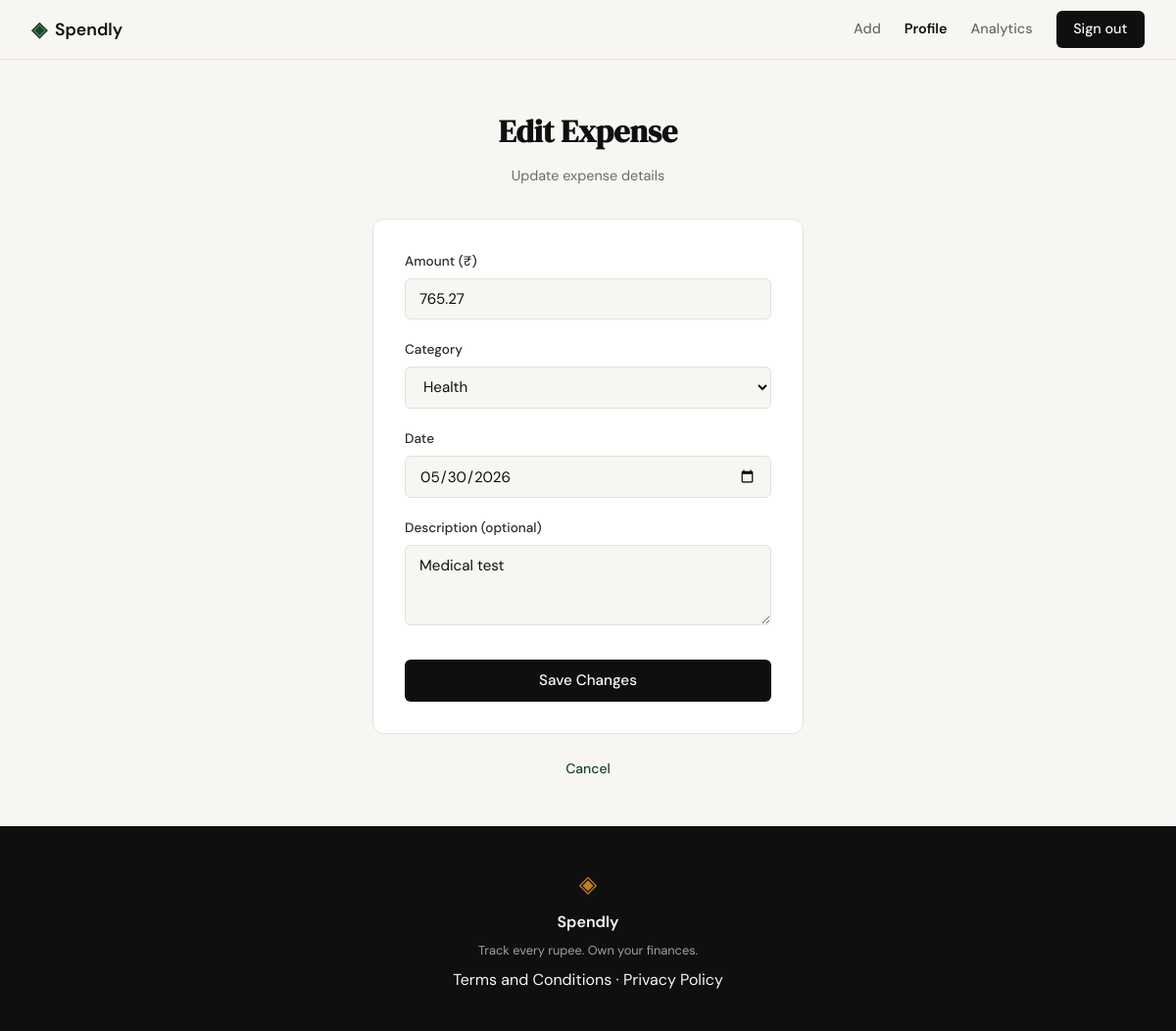
The page /expenses/18/edit (signed in) on the database its author committed.
### tables this page shows
CREATE TABLE expenses (
            id INTEGER PRIMARY KEY AUTOINCREMENT,
            user_id INTEGER NOT NULL,
            amount REAL NOT NULL,
            category TEXT NOT NULL,
            date TEXT NOT NULL,
            description TEXT,
            created_at TEXT DEFAULT CURRENT_TIMESTAMP,
            FOREIGN KEY (user_id) REFERENCES users(id) ON DELETE CASCADE
        );

### app.py (the view, shortened to what this page needs)
@app.route("/expenses/<int:id>/edit", methods=["GET", "POST"])
def edit_expense(id):
    if not is_logged_in():
        return redirect(url_for("login"))
    user_id = session.get("user_id")
    expense = get_expense_by_id(id, user_id)
    if expense is None:
        abort(404)
    categories = ["Food", "Transport", "Bills", "Health", "Entertainment", "Shopping", "Other"]
    return render_template("edit_expense.html",
                         expense=expense,
                         categories=categories,
                         active_page="profile")

### app.py (called while the page is built)
def is_logged_in():
    return "user_id" in session

@app.context_processor
def inject_user():
    return dict(is_logged_in=is_logged_in())

### database/db.py (called while the page is built)
def get_db():
    conn = sqlite3.connect("spendly.db")
    conn.row_factory = sqlite3.Row
    conn.execute("PRAGMA foreign_keys = ON")
    return conn

def get_expense_by_id(expense_id, user_id):
    conn = get_db()
    cursor = conn.cursor()
    cursor.execute(
        "SELECT id, user_id, amount, category, date, description FROM expenses WHERE id = ? AND user_id = ?",
        (expense_id, user_id)
    )
    row = cursor.fetchone()
    conn.close()
    if row:
        return dict(row)
    return None

### templates/edit_expense.html (shortened to what this page needs)
{% extends "base.html" %}
{% block content %}
<section class="auth-section">
    <div class="auth-container">
        <div class="auth-header">
            <h1 class="auth-title">Edit Expense</h1>
            <p class="auth-subtitle">Update expense details</p>
        </div>
        <div class="auth-card">
            <form method="POST" action="{{ url_for('edit_expense', id=expense.id) }}">
                <div class="form-group">
                    <label for="amount">Amount (₹)</label>
                    <input type="number" id="amount" name="amount"
                           class="form-input" placeholder="0.00"
                           step="0.01" min="0.01" required
                           value="{{ expense.amount if expense.amount else '' }}" autofocus>
                </div>
                <div class="form-group">
                    <label for="category">Category</label>
                    <select id="category" name="category" class="form-input" required>
                        {% for cat in categories %}
                        <option value="{{ cat }}" {% if expense.category == cat %}selected{% endif %}>{{ cat }}</option>
                        {% endfor %}
                    </select>
                </div>
                <div class="form-group">
                    <label for="date">Date</label>
                    <input type="date" id="date" name="date"
                           class="form-input"
                           value="{{ expense.date if expense.date else '' }}" required>
                </div>
                <div class="form-group">
                    <label for="description">Description (optional)</label>
                    <textarea id="description" name="description"
                              class="form-input" rows="3"
                              placeholder="What was this expense for?">{{ expense.description if expense.description else '' }}</textarea>
                </div>
                <button type="submit" class="btn-submit">Save Changes</button>
            </form>
        </div>
        <p class="auth-switch">
            <a href="{{ url_for('profile') }}">Cancel</a>
        </p>
    </div>
</section>
{% endblock %}

### static/css/style.css (style rules this page uses)
:root { --ink: #0f0f0f; --ink-soft: #2d2d2d; --ink-muted: #6b6b6b; --ink-faint: #a0a0a0; --paper: #f7f6f3; --paper-warm: #f0ede6; --paper-card: #ffffff; --accent: #1a472a; --accent-light: #e8f0eb; --accent-2: #c17f24; --accent-2-light: #fdf3e3; --danger: #c0392b; --danger-light: #fdecea; --border: #e4e1da; --border-soft: #eeebe4; --font-display: 'DM Serif Display', Georgia, serif; --font-body: 'DM Sans', system-ui, sans-serif; --max-width: 1200px; --auth-width: 440px; --radius-sm: 6px; --radius-md: 12px; --radius-lg: 20px; }
*, *::before, *::after { box-sizing: border-box; margin: 0; padding: 0; }
html { font-size: 16px; scroll-behavior: smooth; }
body { background: var(--paper); color: var(--ink); font-family: var(--font-body); font-size: 1rem; line-height: 1.6; -webkit-font-smoothing: antialiased; }
a { color: inherit; text-decoration: none; }
.auth-section { min-height: calc(100vh - 60px - 100px); display: flex; align-items: center; justify-content: center; padding: 3rem 2rem; }
.auth-container { width: 100%; max-width: var(--auth-width); }
.auth-header { text-align: center; margin-bottom: 2rem; }
.auth-title { font-family: var(--font-display); font-size: 2rem; color: var(--ink); margin-bottom: 0.5rem; }
.auth-subtitle { font-size: 0.9rem; color: var(--ink-muted); }
.auth-card { background: var(--paper-card); border: 1px solid var(--border); border-radius: var(--radius-md); padding: 2rem; margin-bottom: 1.5rem; }
.form-group { margin-bottom: 1.25rem; }
.form-group label { display: block; font-size: 0.85rem; font-weight: 500; color: var(--ink-soft); margin-bottom: 0.4rem; }
.form-input { width: 100%; padding: 0.6rem 0.875rem; border: 1px solid var(--border); border-radius: var(--radius-sm); font-family: var(--font-body); font-size: 0.95rem; color: var(--ink); background: var(--paper); outline: none; transition: border-color 0.2s; }
.form-input::placeholder { color: var(--ink-faint); }
.btn-submit { width: 100%; padding: 0.7rem; background: var(--ink); color: var(--paper); border: none; border-radius: var(--radius-sm); font-family: var(--font-body); font-size: 0.95rem; font-weight: 500; cursor: pointer; transition: background 0.2s; margin-top: 0.5rem; }
.auth-switch { text-align: center; font-size: 0.875rem; color: var(--ink-muted); }
.auth-switch a { color: var(--accent); font-weight: 500; }

### rows shown on the page
expenses: amount "765.27", category "Health", date "05/30/2026", description "Medical test"
